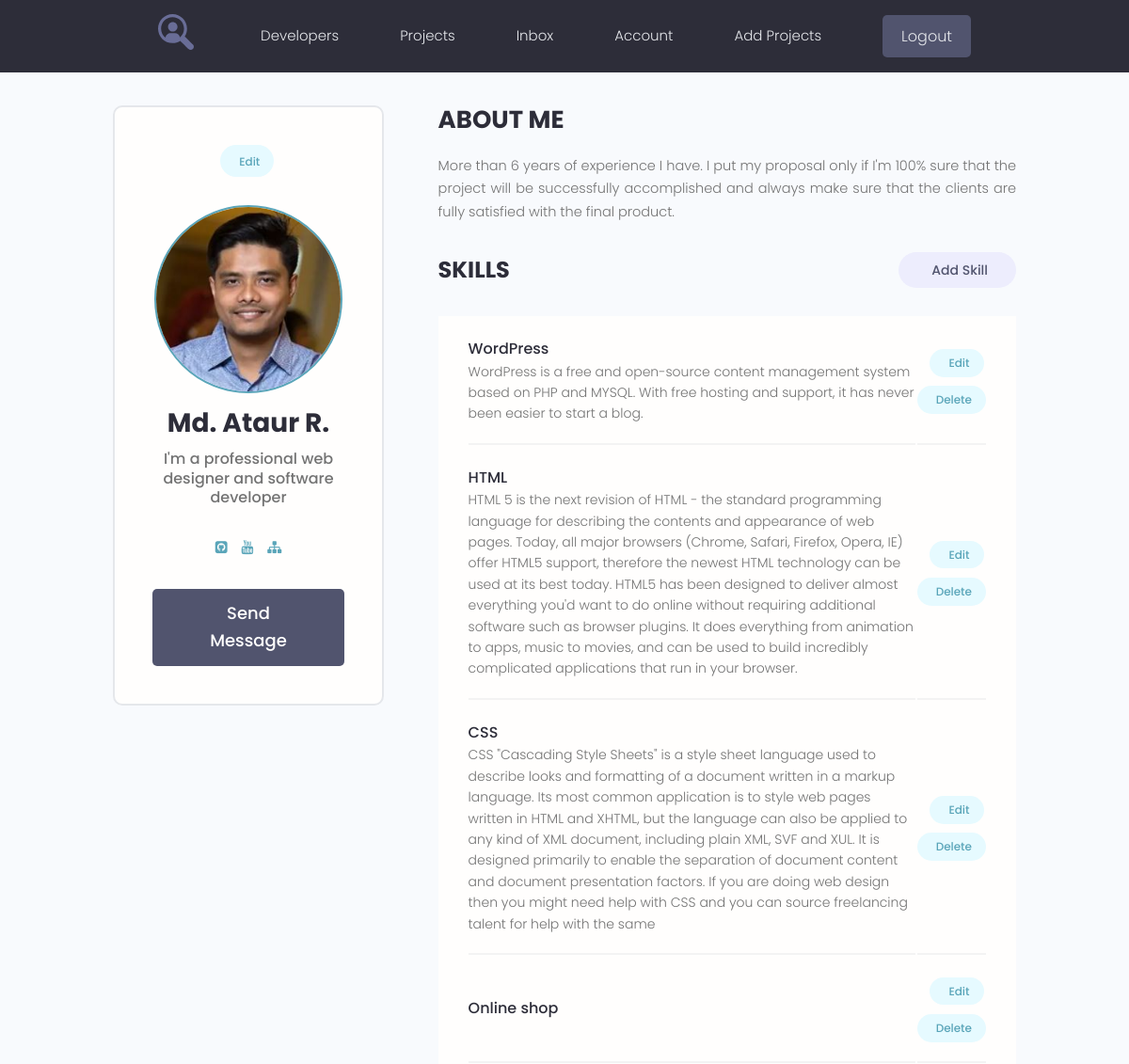
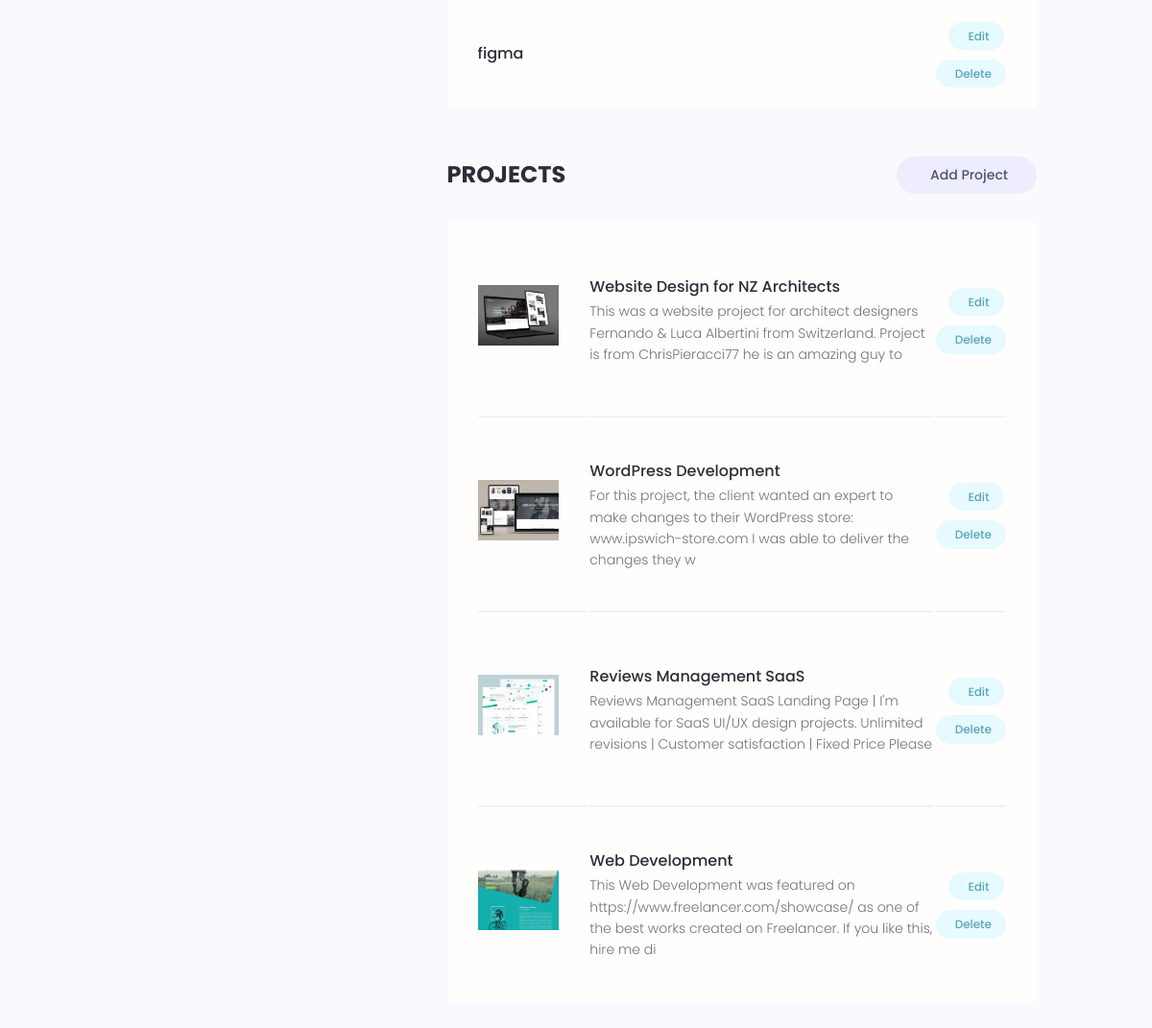
/account/ (signed in), run on the app's committed database (2 pictures, top to bottom).
### users/models.py (models this page shows, shortened)
class Profile(models.Model):
    user = models.OneToOneField(User, on_delete=models.CASCADE, null=True, blank=True)
    name = models.CharField(max_length=200, blank=True, null=True)
    email = models.EmailField(max_length=500, blank=True, null=True)
    username = models.CharField(max_length=200, blank=True, null=True)
    short_info = models.CharField(max_length=200, blank=True, null=True)
    bio = models.TextField(blank=True, null=True)
    profile_image = models.ImageField(blank=True, null=True, upload_to='profiles/', default="profiles/user-default.png")
    social_github = models.CharField(max_length=200, blank=True, null=True)
    social_youtube = models.CharField(max_length=200, blank=True, null=True)
    social_website = models.CharField(max_length=200, blank=True, null=True)
    created = models.DateTimeField(auto_now_add=True)

class Skill(models.Model):
    owner = models.ForeignKey(Profile, on_delete=models.CASCADE, blank=True, null=True)
    name = models.CharField(max_length=200, blank=True, null=True)
    description = models.TextField(blank=True, null=True)
    created = models.DateTimeField(auto_now_add=True)

### projects/models.py (models this page shows, shortened)
class Project(models.Model):
    owner = models.ForeignKey(Profile, on_delete=models.SET_NULL, null=True, blank=True)
    title = models.CharField(max_length=200)
    description = models.TextField(null=True, blank=True)
    featured_image = models.ImageField(null=True, blank=True, upload_to="projects/%Y/%m/%d/", default="default.jpg")
    demo_link = models.CharField(max_length=2000, null=True, blank=True)
    source_link = models.CharField(max_length=2000, null=True, blank=True)
    tags = models.ManyToManyField('Tag', blank=True)
    vote_total = models.IntegerField(default=0, null=True, blank=True)
    vote_ratio = models.IntegerField(default=0, null=True, blank=True)
    created = models.DateTimeField(auto_now_add=True)

### users/views.py (the view)
# urls.py: path('account/', views.user_account, name="account"),
@login_required(login_url='login')
def user_account(request):
    prof = request.user.profile
    skills = prof.skill_set.all()
    projects = prof.project_set.all()
    context = {
        'profile': prof,
        'skills': skills,
        'projects': projects
    }
    return render(request, 'users/account.html', context)

### users/templates/users/account.html (shortened to what this page needs)
{% extends 'projects/base.html' %}
{% block content %}
  <main class="settingsPage profile my-md">
    <div class="container">
      <div class="layout">
        <div class="column column--1of3">
          <div class="card text-center">
            <div class="card__body dev">
              <a class="tag tag--pill tag--main settings__btn" href="{% url 'edit-account' %}"> Edit</a>
              <img class="avatar avatar--xl dev__avatar" src="{{ profile.profile_image.url }}" />
              <h2 class="dev__name">{{ profile.name }}</h2>
              <p class="dev__title">{{ profile.short_info }}</p>
              <ul class="dev__social">
                {% if profile.social_github %}
                <li>
                  <a title="Github" href="{{ profile.social_github }}" target="_blank"><i class="fa fa-github-square"></i></a>
                </li>
                {% endif %}
               {% if profile.social_youtube %}
                <li>
                  <a title="Youtube" href="{{ profile.social_youtube }}" target="_blank"><i class="fa fa-youtube"></i></a>
                </li>
                {% endif %}
                {% if profile.social_website %}
                <li>
                  <a title="Personal Website" href="{{ profile.social_website }}" target="_blank"><i class="fa fa-sitemap"></i></a>
                </li>
                 {% endif %}
              </ul>
              <a href="#" class="btn btn--sub btn--lg">Send Message </a>
            </div>
          </div>
        </div>
        <div class="column column--2of3">
          <div class="devInfo">
            <h3 class="devInfo__title">About Me</h3>
            <p class="devInfo__about">
              {{ profile.bio }}
            </p>
          </div>
          <div class="settings">
            <h3 class="settings__title">Skills</h3>
            <a class="tag tag--pill tag--sub settings__btn tag--lg" href="{% url 'create-skill' %}"> Add
              Skill</a>
          </div>
          <table class="settings__table">
            {% for skill in skills %}
            <tr>
              <td class="settings__tableInfo">
                <h4>{{ skill.name }}</h4>
                <p>
                  {{ skill.description }}
                </p>
              </td>
              <td class="settings__tableActions">
               <a class="tag tag--pill tag--main settings__btn" href="{% url 'update-skill' skill.id %}"> Edit</a>
                <a class="tag tag--pill tag--main settings__btn" href="{% url 'delete-skill' skill.id %}">
                  Delete</a>
              </td>
            </tr>
            {% endfor %}
          </table>
          <div class="settings">
            <h3 class="settings__title">Projects</h3>
            <a class="tag tag--pill tag--sub settings__btn tag--lg" href="{% url 'create-project' %}"> Add
              Project</a>
          </div>
          <table class="settings__table">
            {% for project in profile.project_set.all %}
            <tr>
              <td class="settings__thumbnail">
                <a
                        href="{% url 'project' project.id %}"><img src="{{project.featured_image.url}}"
                                                            alt="Project Thumbnail" /></a>
              </td>
              <td class="settings__tableInfo">
                <a href="{% url 'project' project.id %}">{{ project.title }}</a>
                <p>
                  {{ project.description|slice:"150" }}
                </p>
              </td>
              <td class="settings__tableActions">
                <a class="tag tag--pill tag--main settings__btn" href="{% url 'update-project' project.id %}"> Edit</a>
                <a class="tag tag--pill tag--main settings__btn" href="{% url 'delete-project' project.id %}">
                  Delete</a>
              </td>
            </tr>
            {% endfor %}
          </table>
        </div>
      </div>
    </div>
  </main>
{% endblock %}

### projects/static/styles/app.css (style rules this page uses)
:root { --color-sub: #2d2d39; }
.btn--sub { background-color: var(--color-sub-light); }
.card { border: 2px solid var(--color-light); }
img { width: 100%; }
.profile .card > .dev { padding: 4rem; }
.dev__avatar { display: block; margin: auto; }
.dev__name { color: var(--color-sub); font-size: 2.8rem; font-weight: 700; margin-top: 1rem; margin-bottom: 0.5rem; }
.dev__title { font-size: 1.6rem; font-weight: 500; line-height: 1.3; }
.dev__social { margin: 3rem 0; list-style: none; display: flex; justify-content: center; gap: 1.5rem; }
.devInfo { margin-bottom: 3rem; }
.devInfo__title, .devInfo__subtitle { font-size: 2.6rem; color: var(--color-sub); text-transform: uppercase; font-weight: 700; margin-bottom: 1.5rem; }
.devInfo__about, .devSkill__info { font-size: 1.45rem; line-height: 1.7; text-align: justify; }
.settingsPage .dev > .settings__btn { display: inline-block; margin-bottom: 3rem; }
.settings { display: flex; justify-content: space-between; align-items: center; }
.settings__title { font-size: 2.4rem; text-transform: uppercase; font-weight: 700; color: var(--color-sub); }
.settings__table { margin-top: 3rem; margin-bottom: 5rem; padding: 0 3rem; background: var(--color-white); }
.settings__table tr { width: 100%; }
.settings__table tr > td { padding: 2rem 0; }
.settings__table tr:not(:last-child) td { border-bottom: 2px solid var(--color-white-light); }
.settings__thumbnail { width: 23%; min-width: 10rem; }
.settings__thumbnail img { padding-right: 3rem; height: 15rem; object-fit: contain; }
.settings__tableInfo { width: 100%; }
.settings__tableInfo h4, .settings__tableInfo a { padding-right: 1rem; width: auto; font-size: 1.6rem; font-weight: 500; color: var(--color-sub); }
.settings__tableInfo p { font-size: 1.4rem; }
.settings__tableActions { text-align: right; }

### projects/static/uikit/styles/modules/_variables.css (style rules this page uses)
:root { --color-main: #5aa5b9; --color-main-light: #e6faff; --color-sub: #3f4156; --color-sub-light: #51546e; --color-sub-lighter: #ededfd; --color-text: #737373; --color-gray: #8b8b8b; --color-light: #e5e7eb; --color-light-gray: #767676; --color-bg: #f8fafd; --color-white: #fffefd; --color-white-light: #f3f3f3; --color-success: #359e64; --color-success-bg: #def8e8; --color-error: #fc4b0b; --color-error-bg: #fff2ee; --font-base: 'Poppins', arial, helvetica, 'Segoe UI', roboto, ubuntu, sans-serif; --font-monospace: 'Fira Code', 'Courier New', courier, monospace; --font-regular: 300; --font-medium: 500; --font-bold: 700; --generic-shadow: 1px 1px 5px #00000010; --generic-transition: all 0.3s ease-in-out; }

### projects/static/uikit/styles/modules/_base.css (style rules this page uses)
* { margin: 0; padding: 0; box-sizing: border-box; text-rendering: optimizeLegibility; color: inherit; font-size: inherit; }
html { font-size: 50%; }
@media only screen and (min-width: 480px) { html { font-size: 56.25%; } }
@media only screen and (min-width: 1200px) { html { font-size: 62.5%; } }
body { line-height: 1.6; font-weight: 400; font-size: 1.5rem; color: var(--color-text); background-color: var(--color-bg); min-height: 100vh; }

### projects/static/uikit/styles/modules/_typography.css (style rules this page uses)
* { font-family: var(--font-base); }
h2 { font-size: 3.6rem; font-weight: var(--font-bold); }
h3 { font-size: 3.2rem; font-weight: var(--font-medium); }
h4 { font-size: 2.8rem; font-weight: var(--font-medium); }
p, span, strong { font-size: 1.6rem; color: var(--color-text); font-weight: var(--font-regular); }
a { padding-bottom: 2px; text-decoration: none; display: inline-block; color: var(--color-main); font-weight: var(--font-medium); }

### projects/static/uikit/styles/modules/_utilities.css (style rules this page uses)
.container { width: 92%; max-width: 165rem; margin: 0 auto; box-sizing: border-box; }
@media screen and (min-width: 1000px) { .container { width: 90%; } }
@media screen and (min-width: 1200px) { .container { width: 80%; } }
.text-center { text-align: center; }
.my-md { margin: 3rem auto; }

### projects/static/uikit/styles/modules/_avatar.css (style rules this page uses)
.avatar { border-radius: 50%; border: 2px solid var(--color-main); object-fit: cover; }
.avatar--xl { height: 20rem; width: 20rem; }

### projects/static/uikit/styles/modules/_card.css (style rules this page uses)
.card { border-radius: 1rem; background-color: var(--color-white); border: 1.5px solid var(--color-light); width: auto; height: auto; margin-top: 0.5rem; margin-bottom: 0.5rem; overflow: hidden; }
.card__body, .card__header { padding: 2rem 2.5rem; }

### projects/static/uikit/styles/modules/_layout.css (style rules this page uses)
.layout { display: flex; flex-flow: row wrap; justify-content: space-between; }
.layout > .column { margin-bottom: 3rem; }
.layout > .column.column--1of3 { flex-basis: 30%; }
.layout > .column.column--2of3 { flex-basis: 64%; }

### data on the page
Profile: profile_image (picture), name "Md. Ataur R.", short_info "I'm a professional web designer and software developer", bio "More than 6 years of experience I have. I put my proposal only if I'm 100% sure that the project will be successfully accomplished and always make sure that the clients are fully satisfied with the final product."
Skill: name "WordPress", description "WordPress is a free and open-source content management system based on PHP and MYSQL. With free hosting and support, it has never been easier to start a blog."
Skill: name "HTML", description "HTML 5 is the next revision of HTML - the standard programming language for describing the contents and appearance of web pages. Today, all major browsers (Chrome, Safari, Firefox, Opera, IE) offer HTML5 support, therefore the newest HTML technology can be used at its best today. HTML5 has been designed to deliver almost everything you'd want to do online without requiring additional software such as browser plugins. It does everything from animation to apps, music to movies, and can be used to build incredibly complicated applications that run in your browser."
Skill: name "CSS", description "CSS \"Cascading Style Sheets\" is a style sheet language used to describe looks and formatting of a document written in a markup language. Its most common application is to style web pages written in HTML and XHTML, but the language can also be applied to any kind of XML document, including plain XML, SVF and XUL. It is designed primarily to enable the separation of document content and document presentation factors. If you are doing web design then you might need help with CSS and you can source freelancing talent for help with the same"
Skill: name "Online shop"
Skill: name "figma"
Project: featured_image (picture), title "Website Design for NZ Architects", description "This was a website project for architect designers Fernando & Luca Albertini from Switzerland. Project is from ChrisPieracci77 he is an amazing guy to"
Project: featured_image (picture), title "WordPress Development", description "For this project, the client wanted an expert to make changes to their WordPress store: www.ipswich-store.com I was able to deliver the changes they w"
Project: featured_image (picture), title "Reviews Management SaaS", description "Reviews Management SaaS Landing Page | I'm available for SaaS UI/UX design projects. Unlimited revisions | Customer satisfaction | Fixed Price Please"
Project: featured_image (picture), title "Web Development", description "This Web Development was featured on https://www.freelancer.com/showcase/ as one of the best works created on Freelancer. If you like this, hire me di"
